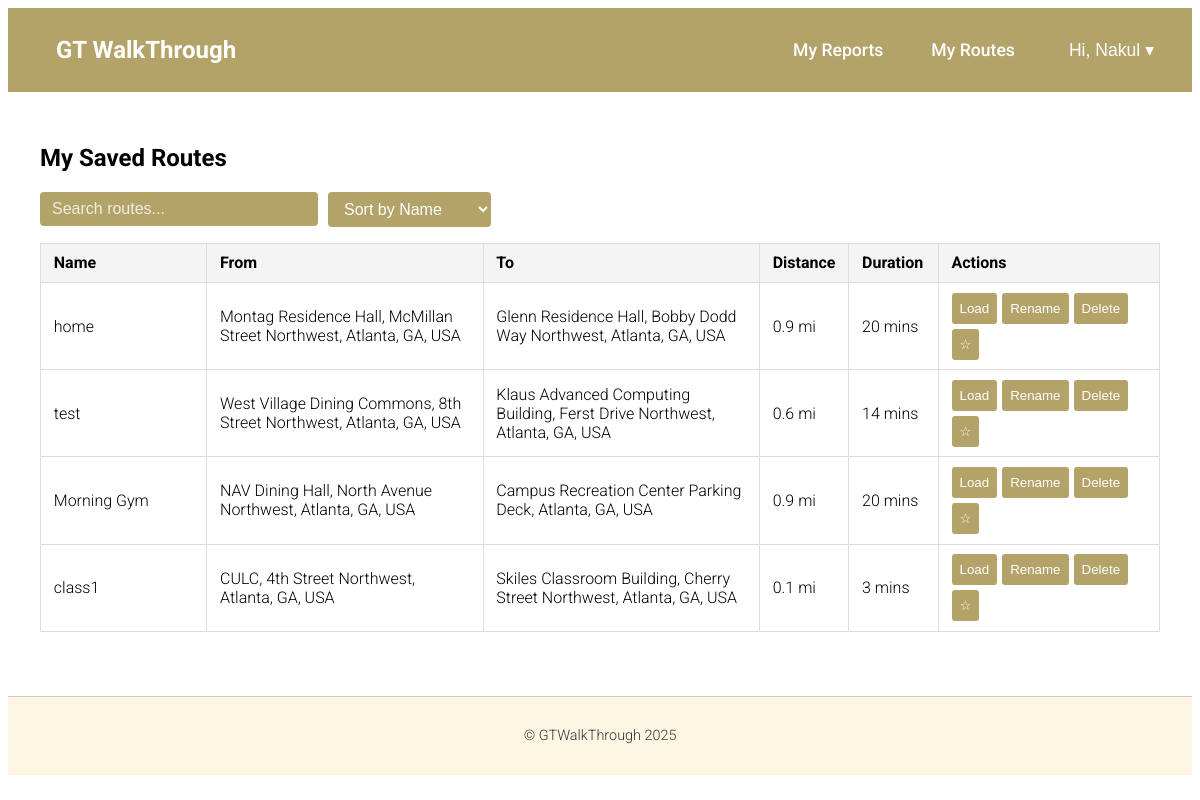
Before: /my-routes/ (signed in) with the older database file.
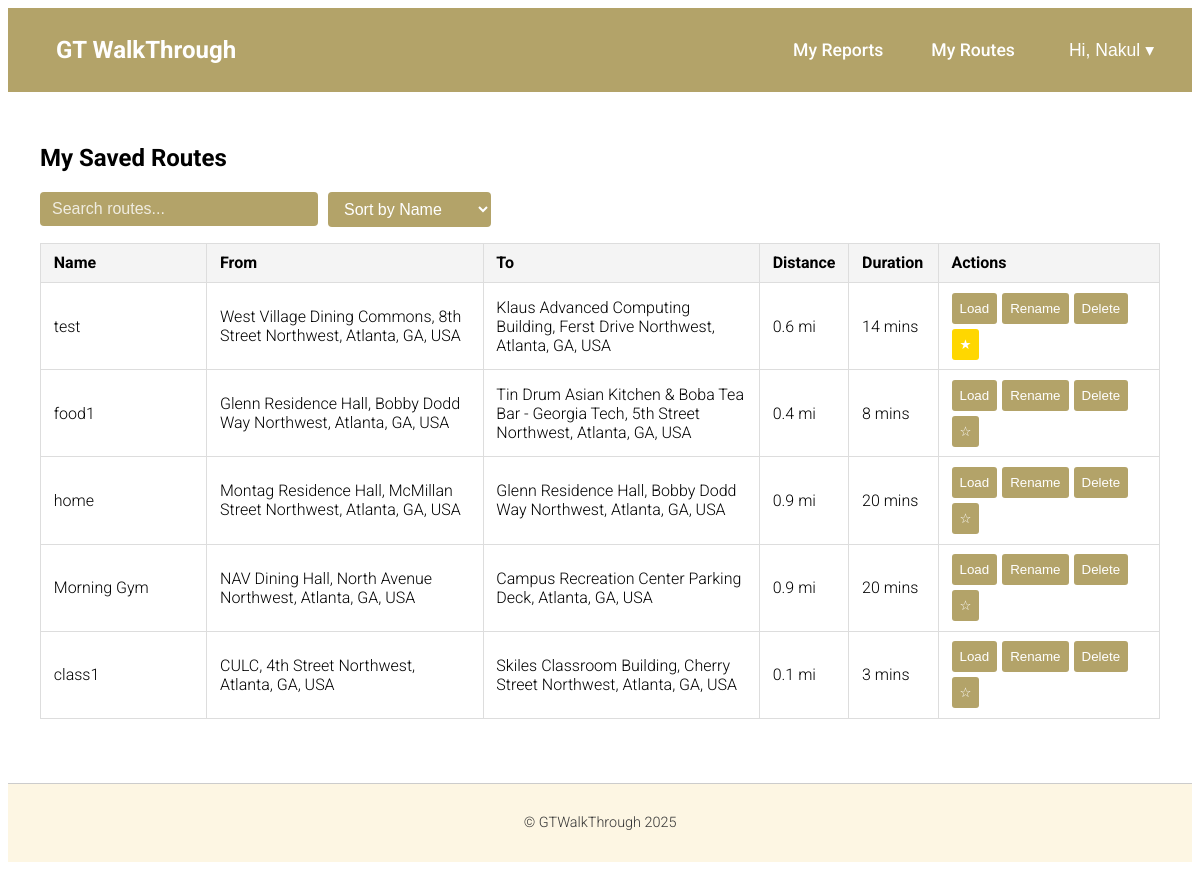
After: the same page with the newer database file.
### gtwt_app/models.py (models this page shows, shortened)
class SavedRoute(models.Model):
    user          = models.ForeignKey(User, on_delete=models.CASCADE, related_name='saved_routes')
    name          = models.CharField(max_length=100)
    origin        = models.CharField(max_length=255)
    destination   = models.CharField(max_length=255)
    travel_mode   = models.CharField(max_length=20)
    steps         = models.JSONField()
    distance_text = models.CharField(max_length=50)
    duration_text = models.CharField(max_length=50)
    created_at    = models.DateTimeField(auto_now_add=True)
    is_favorite = models.BooleanField(default=False)

### gtwt_app/views.py (the view)
# urls.py: path('my-routes/', views.my_routes, name='my_routes'),
@login_required
def my_routes(request):
    routes = SavedRoute.objects.filter(user=request.user).order_by('-is_favorite', '-created_at')
    for r in routes:
        if r.steps:
            r.steps_json = json.dumps(r.steps, cls=DjangoJSONEncoder).replace('"', '&quot;')
        else:
            r.steps_json = "[]" #fallback
    return render(request, 'my_routes.html', {'routes': routes})

### gtwt_app/templates/my_routes.html (shortened to what this page needs)
{% extends "base.html" %}
{% load static %}
 {% block content %}
<h2>My Saved Routes</h2>
{% if routes %}
<div class="search-sort-container">
  <input type="text" id="searchInput" placeholder="Search routes..." />
  <select id="sortSelect">
    <option value="name">Sort by Name</option>
  </select>
</div>
<table class="route-table" id="routesTable">
  <thead>
    <tr>
      <th style="width: 15%">Name</th>
      <th style="width: 25%">From</th>
      <th style="width: 25%">To</th>
      <th style="width: 7%">Distance</th>
      <th style="width: 8%">Duration</th>
      <th style="width: 20%">Actions</th>
    </tr>
  </thead>
  <tbody>
    {% for r in routes %}
    <tr data-route-id="{{ r.id }}">
      <td>
        <span class="route-name">{{ r.name }}</span>
      </td>
      <td>{{ r.origin }}</td>
      <td>{{ r.destination }}</td>
      <td class="distance">{{ r.distance_text }}</td>
      <td class="duration">{{ r.duration_text }}</td>
      <td>
        <div
          style="
            display: flex;
            flex-direction: row;
            gap: 5px;
            flex-wrap: wrap;
            align-items: center;
          "
        >
          <button
            class="route-btn load-route-btn"
            data-steps="{{ r.steps_json|safe }}"
          >
            Load
          </button>
          <button class="route-btn rename-btn">Rename</button>
          <button class="route-btn delete-route-btn">Delete</button>
          <button
            class="route-btn favorite-route-btn"
            data-favorite="{{ r.is_favorite|yesno:'true,false' }}"
            style="background-color: {% if r.is_favorite %}#FFD700{% else %}#B3A369{% endif %};"
          >
            {% if r.is_favorite %}★{% else %}☆{% endif %}
          </button>
        </div>
      </td>
    </tr>
    {% endfor %}
  </tbody>
</table>
{% else %}
<p>You haven’t saved any routes yet.</p>
{% endif %} {% endblock %}

### gtwt_app/templates/base.html (shortened to what this page needs)
<!DOCTYPE html>
<html lang="en">
  <head>
    {% load static %}
    <link rel="stylesheet" href="{% static 'css/style.css' %}" />
  </head>
  <body>
    <header>
      <nav
        style="
          display: flex;
          justify-content: space-between;
          align-items: center;
          padding: 0 2rem;
        "
      >
        <div style="display: flex; align-items: center; gap: 1rem">
          <a href="{% url 'home' %}" class="navbar-brand">GT WalkThrough</a>
        </div>
        {% if user.is_authenticated %}
        <div style="display: flex; align-items: center; gap: 2rem">
          <ul
            class="nav-links"
            style="display: flex; gap: 1rem; list-style: none"
          >
            <li><a href="{% url 'my_reports' %}">My Reports</a></li>
            <li><a href="{% url 'my_routes' %}">My Routes</a></li>
          </ul>
          <div class="dropdown" style="position: relative">
            <button
              id="dropdownButton"
              style="
                background: none;
                border: none;
                color: white;
                font-size: 1.1rem;
                cursor: pointer;
              "
            >
              Hi, {{ user.first_name|default:user.username }} &#9662;
            </button>
          </div>
        </div>
        {% endif %}
      </nav>
    </header>
    <div class="content">{% block content %}{% endblock %}</div>
    <footer>
      <p>&copy; GTWalkThrough 2025</p>
    </footer>
  </body>
</html>

### gtwt_app/static/css/style.css (style rules this page uses)
header { background-color: #222; padding: 1rem 0; }
nav { display: flex; justify-content: space-between; align-items: center; padding: 0 2rem; }
.navbar-brand { font-size: 1.5rem; font-weight: bold; color: #ffa500; }
.nav-links { list-style: none; display: flex; gap: 1rem; }
.nav-links a { text-decoration: none; color: #ffa500; font-size: 1.1rem; padding: 0.5rem 1rem; transition: background-color 0.3s ease; }
.content { padding: 2rem; }
.route-table { width: 100%; border-collapse: collapse; margin-top: 1rem; }
.route-table th, .route-table td { border: 1px solid #ddd; padding: 0.6rem 0.8rem; text-align: left; }
.route-table th { background-color: #f4f4f4; }
.load-route-btn { background-color: #b3a369; border: none; color: white; padding: 0.4rem 0.8rem; border-radius: 4px; cursor: pointer; }

### gtwt_app/templates/base.html (style rules this page uses)
body { font-family: "Roboto", sans-serif; font-weight: 300; }
header { background-color: #b3a369; padding: 1rem 0; }
nav { display: flex; justify-content: space-between; align-items: center; padding: 0 2rem; }
.navbar-brand { font-family: "Roboto", sans-serif; font-size: 1.5rem; font-weight: 700; color: white; text-decoration: none; padding: 0.5rem 1rem; transition: background-color 0.3s ease; border-radius: 5px; }
.nav-links { list-style: none; display: flex; gap: 1rem; }
.nav-links a { font-family: "Roboto", sans-serif; font-weight: 500; text-decoration: none; color: white; font-size: 1.1rem; padding: 0.5rem 1rem; transition: background-color 0.3s ease; }
.content { padding: 2rem; }
footer { background-color: #fdf6e3; padding: 1rem 0; margin-top: 2rem; text-align: center; font-size: 0.9rem; color: #333; border-top: 1px solid #ccc; }

### gtwt_app/templates/my_routes.html (style rules this page uses)
.route-btn { background-color: #b3a369; border: 0px solid; color: white; padding: 8px; border-radius: 3px; }
.search-sort-container { display: flex; gap: 10px; margin-bottom: 1rem; align-items: center; justify-content: flex-start; }
#searchInput, #sortSelect { padding: 8px 12px; border: none; border-radius: 4px; background-color: #b3a369; color: white; font-size: 1rem; }
#searchInput { flex: none; min-width: 254px; }
#sortSelect { width: 163px; }
#searchInput::placeholder { color: white; opacity: 0.8; }

Changed rows visible on the page:
changed SavedRoute "test": is_favorite "☆" → "★"; moves up the list
added SavedRoute: name "food1", origin "Glenn Residence Hall, Bobby Dodd Way Northwest, Atlanta, GA, USA", destination "Tin Drum Asian Kitchen & Boba Tea Bar - Georgia Tech, 5th Street Northwest, Atlanta, GA, USA", distance_text "0.4 mi", duration_text "8 mins"
